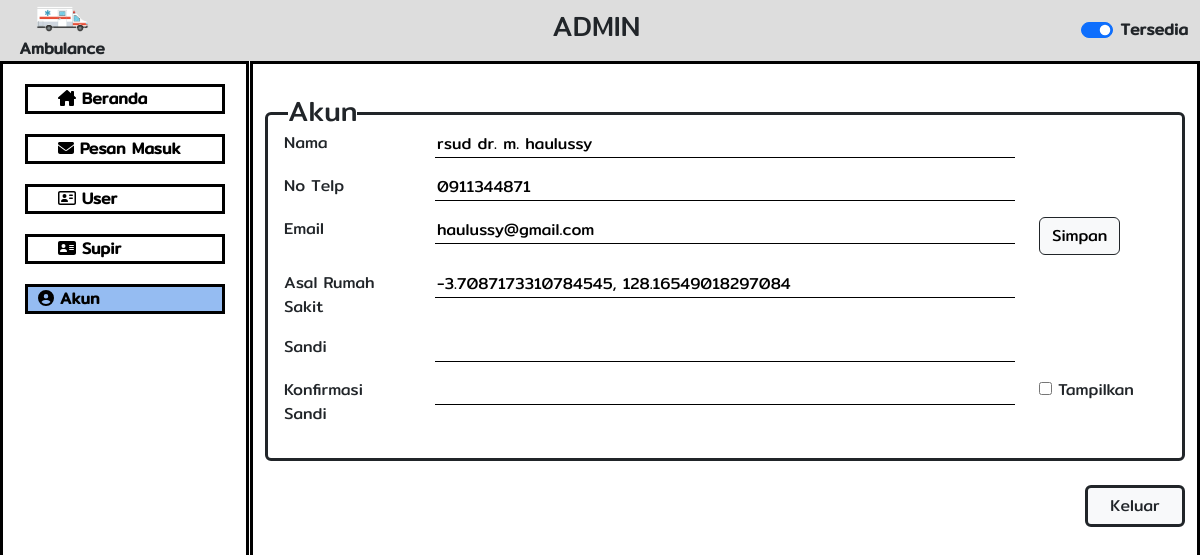
Screenshot of /akun.php (signed in) with the database file from the repository.
### tables this page shows
CREATE TABLE `users` (
  `user_id` varchar(255) DEFAULT NULL,
  `id` varchar(255) NOT NULL,
  `nama` varchar(255) NOT NULL,
  `email` varchar(255) NOT NULL,
  `no_telp` varchar(255) NOT NULL,
  `sandi` varchar(255) DEFAULT NULL,
  `asal_rumah_sakit` varchar(255) DEFAULT NULL,
  `no_kendaraan` varchar(255) DEFAULT NULL,
  `status` varchar(255) DEFAULT NULL,
  `role` varchar(255) NOT NULL,
  `tersedia` varchar(255) DEFAULT 'on'
);

### function.php (called while the page is built, shortened)
<?php
$db_host = '194.163.42.212';
$db_user = 'u1572267_ambulance';
$db_pass = '20010114Marthin';
$db_name = 'u1572267_ambulance';
$db_conn = mysqli_connect($db_host, $db_user, $db_pass, $db_name);
function navon($nav)
{
    $SCRIPT_FILENAME = explode('/', $_SERVER['SCRIPT_FILENAME']);
    $FILENAME = explode('.', end($SCRIPT_FILENAME));
    if ($FILENAME[0] == $nav) {
        return 'active';
    }
}
function db_query($query)
{
    global $db_conn;
    return mysqli_query($db_conn, $query);
}
function db_find($table, $where)
{
    foreach ($where as $key => $val) {
        if (isset($result)) {
            $result = $result . ' && ' . $key .  ' = \'' . $val . '\'';
        } else {
            $result = $key .  ' = \'' . $val . '\'';
        }
    }
    return db_query("SELECT * FROM `$table` WHERE $result")->fetch_object();
}
function user()
{
    return db_find('users', ['id' => $_SESSION['user']->id]);
}
function mustRole($role, $url)
{
    if ($role != user()->role) {
        header("Location: $url");
        exit;
    }
}

### akun.php (the view, shortened to what this page needs)
<?php include 'function.php' ?>
<?php include 'header.php' ?>
<div class="card mt-5 border border-3 border-dark position-relative">
    <h3 class="position-absolute" style="top: -20px; left: 20px;background-color: #fff;">Akun</h3>
    <form method="POST" class="card-body">
        <div class="row">
            <div class="col-2">
                <label for="nama">Nama</label>
            </div>
            <div class="col-lg-8 col-sm-10">
                <input required class="input-akun" name="nama" type="text" value="<?= user()->nama; ?>">
            </div>
        </div>
        <div class="row mt-3">
            <div class="col-2">
                <label for="no_telp">No Telp</label>
            </div>
            <div class="col-lg-8 col-sm-10">
                <input required class="input-akun" name="no_telp" type="text" value="<?= user()->no_telp; ?>">
            </div>
        </div>
        <div class="row mt-3">
            <div class="col-2">
                <label for="email">Email</label>
            </div>
            <div class="col-lg-8 col-sm-10">
                <input required class="input-akun" name="email" type="email" value="<?= user()->email; ?>">
            </div>
            <div class="col-2">
                <button class="btn btn-light border border-dark border-1 btn-simpan_akun1">Simpan</button>
            </div>
        </div>
        <div class="row mt-3">
            <div class="col-2">
                <label for="asal_rumah_sakit">Asal Rumah Sakit</label>
            </div>
            <div class="col-lg-8 col-sm-10">
                <input required class="input-akun" name="asal_rumah_sakit" type="text" value="<?= user()->asal_rumah_sakit; ?>">
            </div>
        </div>
        <div class="row mt-3">
            <div class="col-2">
                <label for="sandi">Sandi</label>
            </div>
            <div class="col-lg-8 col-sm-10">
                <input class="input-akun password-hash" name="sandi" type="password">
            </div>
        </div>
        <div class="row mt-3">
            <div class="col-2">
                <label for="konfirmasi_sandi">Konfirmasi Sandi</label>
            </div>
            <div class="col-lg-8 col-sm-10">
                <input class="input-akun password-hash" name="sandi1" type="password">
            </div>
            <div class="col-lg-2 col-sm-12">
                <input value="on" class="show-password" type="checkbox" id="tampilkan_password">
                <label for="tampilkan_password">Tampilkan</label>
            </div>
        </div>
    </form>
</div>
<div class="row mt-4">
    <div class="col-12 text-end">
        <a onclick="return confirm('Keluar?')" href="logout.php" class="text-center text-dark text-decoration-none btn btn-light border border-dark border-3" style="width: 100px;">Keluar</a>
    </div>
</div>
<?php include 'footer.php' ?>

### header.php (shortened to what this page needs)
<?php mustRole('admin', 'logout.php'); ?>
<!DOCTYPE html>
<html lang="en">
<head>
    <link rel="stylesheet" href="assets/css/bootstrap.min.css">
    <link rel="stylesheet" href="assets/leaflet/leaflet.css">
    <link rel="stylesheet" href="assets/css/custom.css">
    <link rel="stylesheet" href="assets/fontawesome/css/all.min.css">
</head>
<body>
    <div class="container-fluid" style="background-color: #DDDDDD;">
        <div class="d-flex justify-content-between fw-bold">
            <div class="text-start h-100 my-auto">
                <div class="text-center" style="width: 100px;">
                    <img src="assets/img/ambulance-car.png" width="60">
                    <span>Ambulance</span>
                </div>
            </div>
            <div class="col-4 text-center h-100 my-auto">
                <h3>ADMIN</h3>
            </div>
            <div class="h-100 my-auto d-flex justify-content-end">
                <form onclick="$(this).submit();" method="POST" class="form-check form-switch">
                    <input class="form-check-input" type="checkbox" role="switch" id="flexSwitchCheckChecked" <?= user()->tersedia == 'on' ? 'checked' : ''; ?>>
                    <label class="form-check-label" for="flexSwitchCheckChecked">Tersedia</label>
                </form>
            </div>
        </div>
    </div>
    <div class="content">
        <div class="sidebar" style="z-index: 999;">
            <ul>
                <li class="<?= navon('index'); ?>"><a href="index.php"><i class="fa-solid fa-house-chimney"></i> Beranda</a></li>
                <li class="<?= navon('pesanmasuk'); ?>"><a href="pesanmasuk.php"><i class="fa-solid fa-envelope"></i> Pesan Masuk</a></li>
                <li class="<?= navon('user'); ?>"><a href="user.php"><i class="fa-regular fa-address-card"></i> User</a></li>
                <li class="<?= navon('supir'); ?>"><a href="supir.php"><i class="fa-solid fa-address-card"></i> Supir</a></li>
                <li class="<?= navon('akun'); ?>"><a href="akun.php"><i class="fa-solid fa-circle-user"></i> Akun</a></li>
            </ul>
        </div>
        <div class="main">
            <div class="container-fluid">

### assets/css/custom.css (style rules this page uses)
* { font-family: 'Mitr'; }
.content { position: relative; display: grid; grid-template-columns: 250px auto; height: 92vh; }
.content .sidebar { margin-right: 1px; }
.content .sidebar ul { list-style: none; padding: 0; margin: 20px 0; }
.content .sidebar ul li { width: 200px; list-style: none; margin: 20px auto; padding: 0; }
.content .sidebar ul li a { display: block; border: 3px solid #000; font-weight: 700; color: #000; text-decoration: none; padding-left: 30px; }
.content .sidebar ul li.active a { padding-left: 10px; text-align: left; background-color: #95BCF2; }
.sidebar, .main { border: 3px solid #000; }
.btn-simpan_akun1 { display: inline-block; }
.input-akun { width: 100%; border: none; border-bottom: 1px solid #000; }

### rows the page displays
users: tersedia "☑", nama "rsud dr. m. haulussy", no_telp "0911344871", email "haulussy@gmail.com", asal_rumah_sakit "-3.7087173310784545, 128.16549018297084"
